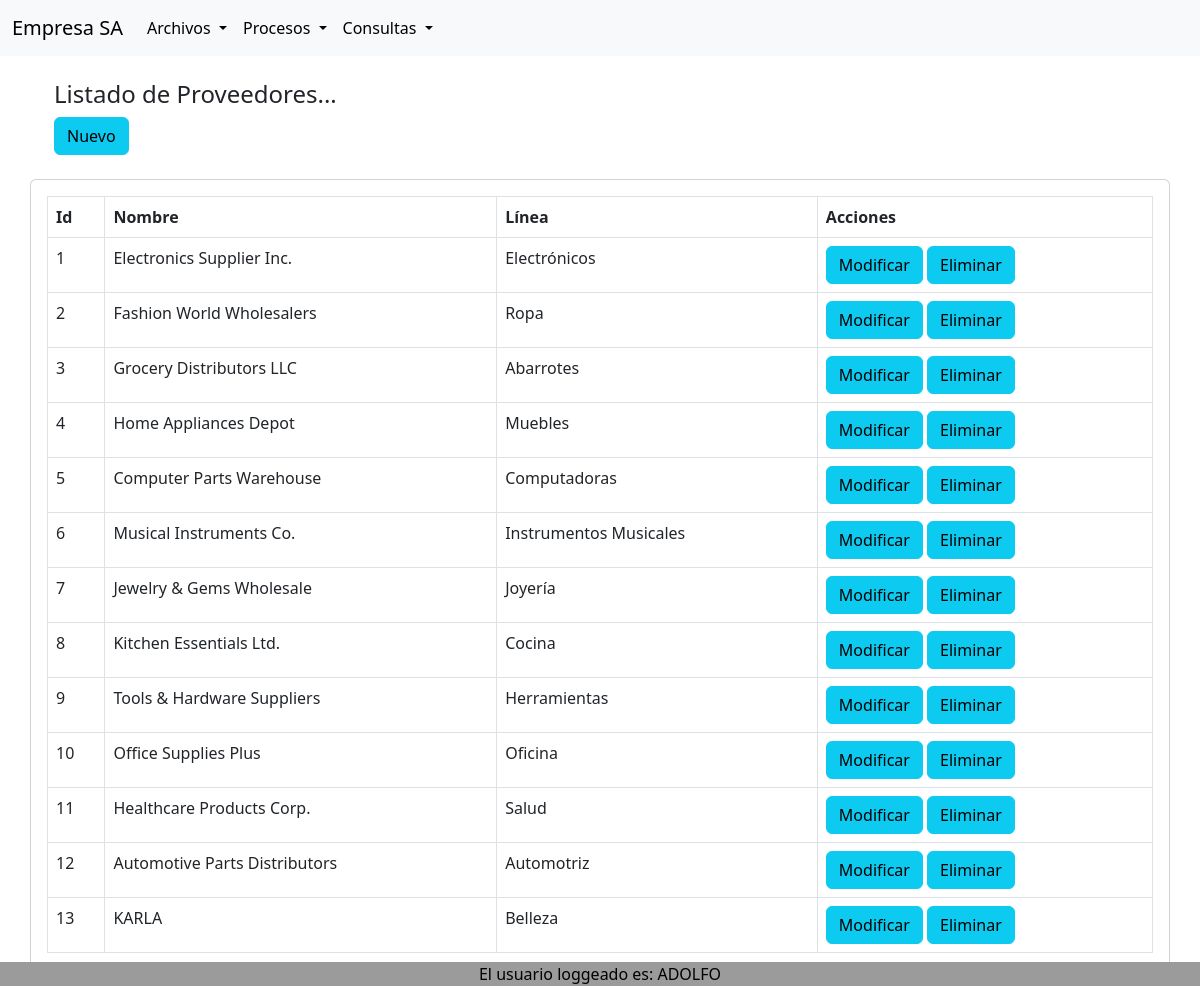
Page /proveedor_lista.php (signed in) on the committed database.
### tables this page shows
CREATE TABLE `proveedor` (
  `id` int(11) NOT NULL,
  `nombre` varchar(50) NOT NULL,
  `id_linea` int(11) DEFAULT NULL
);

CREATE TABLE `linea` (
  `id` int(11) NOT NULL,
  `nombre` varchar(50) NOT NULL
);

### clases/proveedor.php (called while the page is built, shortened)
<?php
class Proveedor {
    private $conn;
    public function conectar_db($cn){
        $this->conn = $cn;
    }
    public function listaprov(){
        $sql = "SELECT * FROM proveedor";
        $res = mysqli_query($this->conn, $sql);
        return $res;
    }
}
?>

### clases/linea.php (called while the page is built, shortened)
<?php
class Linea {
    private $conn;
    public function conectar_db($cn){
        $this->conn = $cn;
    }
    public function obtenerNombreLinea($id) {
		$sql = "SELECT nombre FROM linea WHERE id='$id'";
		$res = mysqli_query($this->conn, $sql);
		$row = mysqli_fetch_array($res);
		return $row['nombre'];
	}
}
?>

### proveedor_lista.php (the view, shortened to what this page needs)
<?php
include_once('header.php');
include_once('clases/proveedor.php');
include_once('clases/linea.php');
$conexion = connect_db();
$linea=new Linea();
$proveedor = new Proveedor();
$proveedor->conectar_db($conexion);
$linea->conectar_db($conexion);
$datos_proveedor = $proveedor->listaprov();
if ($datos_proveedor){
    ?>
    <div class="container p-12">
        <div class="row">
        <div class="container p-4">
        <h4>Listado de Proveedores...</h4>
        <a href="proveedor_agregaForm.php" class="btn btn-info add-new">Nuevo</a>
        </div>
        <div class="card card-body">
            <table class="table table-bordered">
            <thead>
                <tr>
                    <th>Id</th>
                    <th>Nombre</th>
                    <th>Línea</th>
                    <th>Acciones</th>
                </tr>
            </thead>
            <tbody>
    <?php
    while ($row=mysqli_fetch_array($datos_proveedor)){
        $id = $row['id'];
        $nombre = $row['nombre'];
        $id_linea = $row['id_linea'];
        $nombre_linea = $linea->obtenerNombreLinea($id_linea);
    ?>
            <tr>
                <td><?php echo $id; ?></td>
                <td><?php echo $nombre; ?></td>
                <td><?php echo $nombre_linea; ?></td>
                <td>
                    <a href="proveedor_modificaForm.php?codigo=<?php echo $id; ?>" class="btn btn-info add-new">Modificar</a>
                    <a href="proveedor_elimina.php?codigo=<?php echo $id; ?>" class="btn btn-info add-new">Eliminar</a>
                </td>
            </tr>
         <?php
    }
    ?>
    </tbody>
   </table>
            </div>
        </div>
    </div>
<?php
}
include('footer.php');
?>

### rows in the picture
proveedor: id_linea "1", nombre "Electronics Supplier Inc.", id_linea.nombre "Electrónicos"
proveedor: id_linea "2", nombre "Fashion World Wholesalers", id_linea.nombre "Ropa"
proveedor: id_linea "3", nombre "Grocery Distributors LLC", id_linea.nombre "Abarrotes"
proveedor: id "4", nombre "Home Appliances Depot", id_linea.nombre "Muebles"
proveedor: id "5", nombre "Computer Parts Warehouse", id_linea.nombre "Computadoras"
proveedor: id "6", nombre "Musical Instruments Co.", id_linea.nombre "Instrumentos Musicales"
proveedor: id "7", nombre "Jewelry & Gems Wholesale", id_linea.nombre "Joyería"
proveedor: id "8", nombre "Kitchen Essentials Ltd.", id_linea.nombre "Cocina"
proveedor: id "9", nombre "Tools & Hardware Suppliers", id_linea.nombre "Herramientas"
proveedor: id "10", nombre "Office Supplies Plus", id_linea.nombre "Oficina"
proveedor: id "11", nombre "Healthcare Products Corp.", id_linea.nombre "Salud"
proveedor: id "12", nombre "Automotive Parts Distributors", id_linea.nombre "Automotriz"
proveedor: id "13", nombre "KARLA", id_linea.nombre "Belleza"

### other values in the picture
$_SESSION["nombre"] "ADOLFO"
